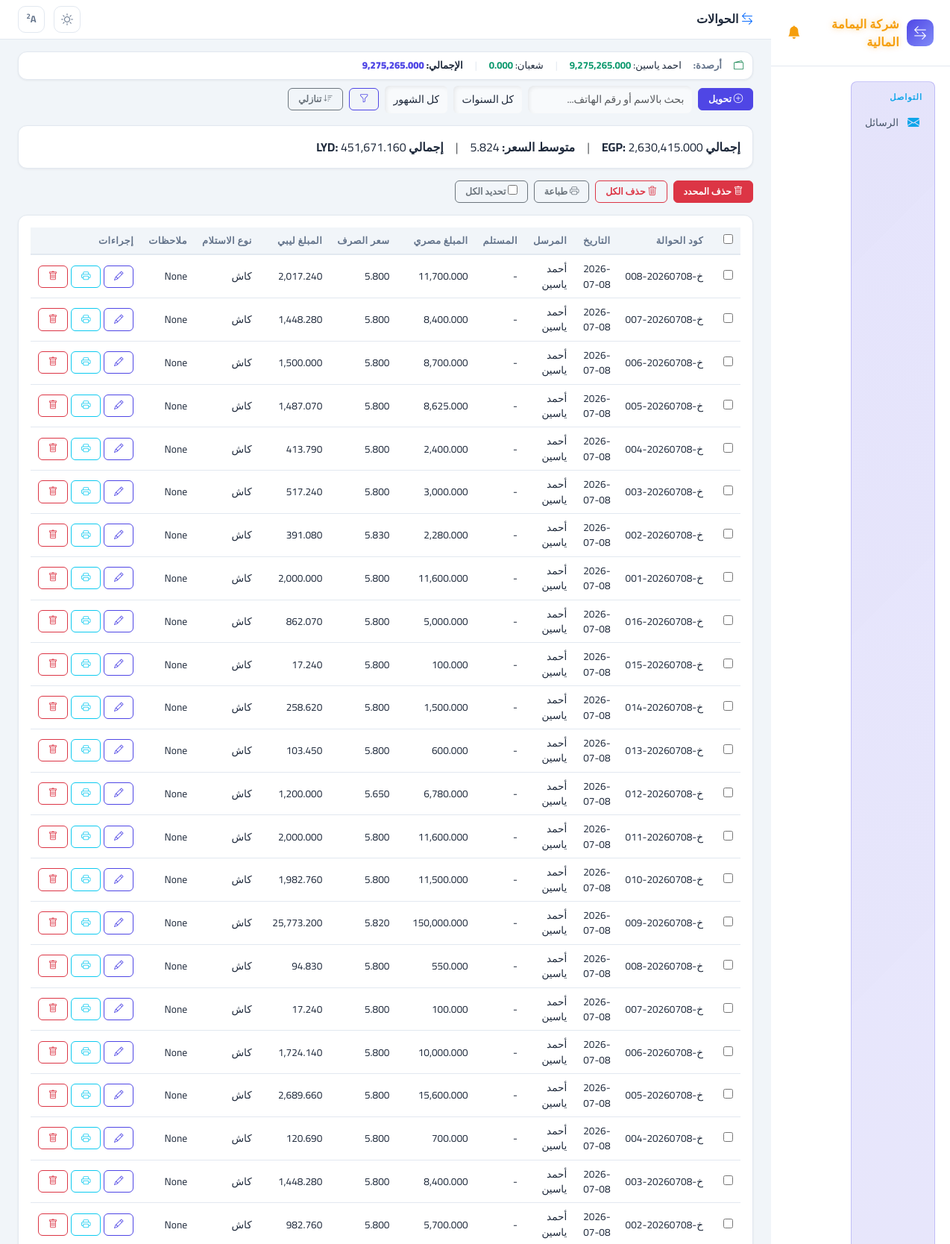
Screenshot of /transactions/ (upper part) with the database file from the repository.
### access_app/models.py (models this page shows, shortened)
class ClientBalance(models.Model):
    name = models.CharField(max_length=200, verbose_name="الاسم")
    phone = models.CharField(max_length=20, verbose_name="رقم الهاتف", blank=True, null=True)
    egp_balance = models.FloatField(verbose_name="الرصيد المصري", default=0)
    lyd_balance = models.FloatField(verbose_name="الرصيد الليبي", default=0)
    last_updated = models.DateTimeField(verbose_name="آخر تحديث", auto_now=True)
    class Meta:
        verbose_name = "رصيد عميل"
        verbose_name_plural = "أرصدة العملاء"

class Database(models.Model):
    transfered_amount = models.FloatField(verbose_name="المبلغ المحول", null=True, blank=True)
    date = models.DateField(verbose_name="التاريخ", null=True, blank=True)
    time = models.TimeField(verbose_name="الوقت", null=True, blank=True)
    office_name = models.ForeignKey(OfficeName, on_delete=models.SET_NULL, null=True, blank=True, verbose_name="اسم المكتب")
    order_number = models.CharField(max_length=200, verbose_name="رقم الطلب", null=True, blank=True)
    order_type = models.ForeignKey(OrderType, on_delete=models.SET_NULL, null=True, blank=True, verbose_name="نوع الطلب")
    sender_name = models.CharField(max_length=200, verbose_name="اسم المرسل", null=True, blank=True)
    sender_tele = models.CharField(max_length=200, verbose_name="هاتف المرسل", null=True, blank=True)
    receiver_region = models.CharField(max_length=200, verbose_name="منطقة المستلم", null=True, blank=True)
    transfer_type = models.ForeignKey(TransferType, on_delete=models.SET_NULL, null=True, blank=True, verbose_name="نوع التحويل")
    transfer_amount = models.FloatField(verbose_name="مبلغ التحويل", null=True, blank=True)
    exchange_rate = models.FloatField(verbose_name="سعر الصرف", null=True, blank=True)
    remarks = models.TextField(verbose_name="ملاحظات", null=True, blank=True)
    receiver_name = models.CharField(max_length=200, verbose_name="اسم المستلم", null=True, blank=True)
    receiver_tele = models.CharField(max_length=200, verbose_name="هاتف المستلم", null=True, blank=True)
    from_source = models.ForeignKey(FromSource, on_delete=models.SET_NULL, null=True, blank=True, verbose_name="من")
    class Meta:
        verbose_name = "عملية"
        verbose_name_plural = "العمليات"

class TransferType(models.Model):
    Transfer_type = models.CharField(max_length=200, verbose_name="نوع التحويل")
    class Meta:
        verbose_name = "نوع تحويل"
        verbose_name_plural = "أنواع التحويل"

### access_app/views.py (the view, shortened to what this page needs)
# urls.py: path('transactions/', views.transactions, name='transactions'),
def transactions(request):
    order = request.GET.get("order", "desc")
    order_field = "-id" if order == "desc" else "id"
    qs = Database.objects.select_related("from_source", "office_name", "order_type", "transfer_type").all().order_by(order_field)
    q = request.GET.get("q", "").strip()
    date_from = request.GET.get("date_from", "").strip()
    date_to = request.GET.get("date_to", "").strip()
    year = request.GET.get("year", "").strip()
    month = request.GET.get("month", "").strip()
    if date_from:
        qs = qs.filter(date__gte=date_from)
    if date_to:
        qs = qs.filter(date__lte=date_to)
    if year:
        qs = qs.filter(date__year=year)
    if month:
        qs = qs.filter(date__month=month)
    agg = qs.aggregate(
        total_egp=Sum("transfered_amount"),
        total_lyd=Sum("transfer_amount"),
    )
    total_egp_val = agg["total_egp"] or 0
    total_lyd_val = agg["total_lyd"] or 0
    avg_rate = round(total_egp_val / total_lyd_val, 3) if total_lyd_val else 0
    clients, total_egp_clients = _get_clients_with_remaining()
    return render(request, "transactions_list.html", {
        "title": "الحوالات",
        "transactions": qs[:500],
        "q": q,
        "date_from": date_from,
        "date_to": date_to,
        "selected_year": year,
        "selected_month": month,
        "total_egp": total_egp_val,
        "total_lyd": total_lyd_val,
        "avg_rate": avg_rate,
        "clients": clients,
        "total_egp_clients": total_egp_clients,
        "order": order,
    })

### access_app/context_processors.py (called while the page is built, shortened)
def carryover_reminder(request):
    now = datetime.now()
    prev_year = now.year - 1 if now.month == 1 else now.year
    prev_month = 12 if now.month == 1 else now.month - 1
    dismissed = request.session.get("carryover_reminder_dismissed")
    if dismissed == f"{prev_year}-{prev_month}":
        return {"carryover_reminder": None}
    clients = ClientBalance.objects.all().order_by("name")
    warning_clients = []
    for client in clients:
        has_data = Capital.objects.filter(
            client=client, date__year=prev_year, date__month=prev_month
        ).exists()
        if not has_data:
            continue
    if not warning_clients:
        return {"carryover_reminder": None}

def current_user_processor(request):
    user_id = request.session.get("user_id")
    if user_id:
        try:
            user = SystemUser.objects.get(id=user_id)
            return {"current_user": user}
        except SystemUser.DoesNotExist:
            pass
    return {"current_user": None}

def maintenance_processor(request):
    from .models import SystemSetting
    setting = SystemSetting.get()
    return {"maintenance_mode": setting.maintenance_mode, "maintenance_message": setting.maintenance_message}

def import_alerts_processor(request):
    unread = ImportAlert.objects.filter(is_read=False).count()
    return {"import_alerts_unread": unread}

### access_app/models.py (called while the page is built)
    @classmethod
    def get(cls):
        obj, _ = cls.objects.get_or_create(id=1)
        return obj

### access_app/templatetags/app_tags.py (called while the page is built)
@register.filter(name="fmt")
def fmt_amount(value):
    try:
        return f"{float(value):,.3f}"
    except (ValueError, TypeError):
        return value or "-"

@register.filter(name="split")
def split_filter(value, sep=","):
    if not value:
        return []
    return str(value).split(sep)

### access_app/templates/transactions_list.html (shortened to what this page needs)
{% extends "base.html" %}
{% load app_tags %}
{% block page_title %}<i class="bi bi-arrow-left-right text-primary"></i> الحوالات{% endblock %}
{% block content %}
{% if clients %}
<div class="stat-card p-2 mb-2" style="padding:8px 12px !important;">
    <div class="d-flex align-items-center gap-3 flex-wrap" style="font-size:0.82rem;">
        <i class="bi bi-wallet2 text-success"></i>
        <span style="font-weight:700;color:var(--text-muted);">أرصدة:</span>
        {% for c in clients %}
        <span style="white-space:nowrap;">{{ c.name }}: <strong style="color:{% if c.remaining_egp < 0 %}var(--danger){% else %}var(--success){% endif %};">{{ c.remaining_egp|fmt }}</strong></span>
        {% if not forloop.last %}<span style="color:var(--card-border);">|</span>{% endif %}
        {% endfor %}
        <span style="color:var(--card-border);">|</span>
        <span style="white-space:nowrap;font-weight:800;">الإجمالي: <strong style="color:var(--primary);">{{ total_egp_clients|fmt }}</strong></span>
    </div>
</div>
{% endif %}
<div class="d-flex align-items-center gap-2 mb-3 flex-wrap">
    <a href="{% url 'add_transaction' %}" class="btn btn-primary btn-sm"><i class="bi bi-plus-circle"></i> تحويل</a>
    <form method="get" class="d-flex gap-2 align-items-center">
        <input type="text" name="q" value="{{ q }}" class="form-control form-control-sm" placeholder="بحث بالاسم أو رقم الهاتف..." style="width:220px;border-radius:8px;">
        <select name="year" class="form-select form-select-sm" style="width:auto;">
            <option value="">كل السنوات</option>
        </select>
        <select name="month" class="form-select form-select-sm" style="width:auto;">
            <option value="">كل الشهور</option>
        </select>
        <button type="submit" class="btn btn-outline-primary btn-sm"><i class="bi bi-funnel"></i></button>
    </form>
    <button type="button" class="btn btn-outline-secondary btn-sm" onclick="toggleSort()">
        <i class="bi bi-sort-{% if order == 'desc' %}down{% else %}up{% endif %}"></i>
        {% if order == 'desc' %}تنازلي{% else %}تصاعدي{% endif %}
    </button>
</div>
<div class="stat-card p-3 mb-3">
    <div class="d-flex gap-3 flex-wrap">
        <span><strong>إجمالي EGP:</strong> {{ total_egp|fmt }}</span>
        <span class="text-muted">|</span>
        <span><strong>متوسط السعر:</strong> {{ avg_rate|floatformat:"-3u" }}</span>
        <span class="text-muted">|</span>
        <span><strong>إجمالي LYD:</strong> {{ total_lyd|fmt }}</span>
    </div>
</div>
<form id="bulkForm" method="post" action="{% url 'bulk_delete_transactions' %}">
    <div class="d-flex gap-2 mb-3 flex-wrap">
        <button type="button" class="btn btn-danger btn-sm" onclick="deleteSelected()"><i class="bi bi-trash"></i> حذف المحدد</button>
        <button type="button" class="btn btn-outline-danger btn-sm" onclick="clearAll()"><i class="bi bi-trash3"></i> حذف الكل</button>
        <button type="button" class="btn btn-outline-secondary btn-sm" onclick="printPage()"><i class="bi bi-printer"></i> طباعة</button>
        <label class="btn btn-outline-secondary btn-sm" style="cursor:pointer;">
            <input type="checkbox" id="selectAll" onchange="toggleAll(this)"> تحديد الكل
        </label>
    </div>
    <div class="stat-card p-3">
        <div class="table-responsive">
            <table class="table-app">
                <thead>
                    <tr>
                        <th style="width:40px;"><input type="checkbox" id="selectAllTh" onchange="toggleAll(this)"></th>
                        <th>كود الحوالة</th>
                        <th>التاريخ</th>
                        <th>المرسل</th>
                        <th>المستلم</th>
                        <th>المبلغ مصري</th>
                        <th>سعر الصرف</th>
                        <th>المبلغ ليبي</th>
                        <th>نوع الاستلام</th>
                        <th>ملاحظات</th>
                        <th>إجراءات</th>
                    </tr>
                </thead>
                <tbody>
                    {% for t in transactions %}
                    <tr>
                        <td><input type="checkbox" name="ids" value="{{ t.id }}" class="row-check"></td>
                        <td>{{ t.order_number|default:t.id }}</td>
                        <td>{{ t.date|date:"Y-m-d" }}</td>
                        <td>{{ t.sender_name|default:"-" }}</td>
                        <td>{{ t.receiver_name|default:"-" }}</td>
                        <td>{{ t.transfered_amount|fmt }}</td>
                        <td>{{ t.exchange_rate|floatformat:"-3u" }}</td>
                        <td>{{ t.transfer_amount|fmt }}</td>
                        <td>{{ t.transfer_type.Transfer_type|default:"-" }}</td>
                        <td>{{ t.remarks|truncatechars:30|default:"" }}</td>
                        <td>
                            <div class="d-flex gap-1">
                                <a href="{% url 'edit_transaction' t.id %}" class="btn btn-outline-primary btn-sm"><i class="bi bi-pencil"></i></a>
                                <a href="{% url 'transaction_receipt' t.id %}" class="btn btn-outline-info btn-sm" target="_blank"><i class="bi bi-printer"></i></a>
                                <a href="{% url 'delete_transaction' t.id %}" class="btn btn-outline-danger btn-sm" onclick="return confirm('حذف هذه الحوالة؟')"><i class="bi bi-trash"></i></a>
                            </div>
                        </td>
                    </tr>
                    {% empty %}
                    <tr><td colspan="11" class="text-center text-muted">لا توجد حوالات</td></tr>
                    {% endfor %}
                </tbody>
            </table>
        </div>
    </div>
</form>
{% endblock %}

### access_app/templates/base.html (shortened to what this page needs)
<!DOCTYPE html>
<html lang="ar" dir="rtl">
<head>
    <link href="https://cdn.jsdelivr.net/npm/bootstrap@5.3.0/dist/css/bootstrap.min.css" rel="stylesheet">
    <link href="https://cdn.jsdelivr.net/npm/bootstrap-icons@1.11.0/font/bootstrap-icons.css" rel="stylesheet">
</head>
<body>
    <div class="app-layout">
        <div class="sidebar" id="sidebar">
            <div class="brand">
                <div class="logo"><i class="bi bi-arrow-left-right"></i></div>
                <span>شركة اليمامة المالية</span>
                <div style="margin-right:auto;position:relative;cursor:pointer" onclick="window.location.href='{% url 'messages_inbox' %}'" title="الرسائل">
                    <i class="bi bi-bell-fill" style="font-size:1.1rem;color:#f59e0b;animation:none" id="bellIcon"></i>
                </div>
            </div>
            <div class="nav">
                <div class="sec-box" style="margin-top:8px">
                    <div class="nav-section" style="color:#0ea5e9;padding:4px 8px 6px;">التواصل</div>
                    <a href="{% url 'messages_inbox' %}" class="nav-item" style="padding:7px 10px;{% if '/messages/' in request.path %}background:var(--sidebar-active);color:#fff;{% endif %}">
                        <i class="bi bi-envelope-fill" style="color:#0ea5e9;"></i> الرسائل
                    </a>
                </div>
            </div>
        </div>
        <div class="main-area">
            <div class="topbar">
                <div class="page-title">
                    <h4>{% block page_title %}{% endblock %}</h4>
                </div>
                <div class="topbar-actions">
                    <div class="btn-icon" data-action="toggleTheme" title="السمات اللونية"><i class="bi bi-palette" id="themeIcon"></i></div>
                    <div class="btn-icon" data-action="toggleFontSize" title="حجم الخط" style="font-weight:700;font-size:0.8rem;"><span id="fontIcon">A</span><sup id="fontSizeLabel" style="font-size:0.6rem;">1</sup></div>
                </div>
            </div>
            <div class="page-content">
                {% block content %}{% endblock %}
            </div>
        </div>
    </div>
</body>
</html>

### access_app/templates/transactions_list.html (style rules this page uses)
.table-app { font-size: 0.85rem !important; }
.table-app thead th { font-size: 0.8rem !important; padding: 8px 10px !important; }
.table-app tbody td { padding: 8px 10px !important; }

### rows the page displays
ClientBalance: name "احمد ياسين", remaining_egp|fmt "9,275,265.000"
ClientBalance: name "شعبان", remaining_egp|fmt "0.000"
Database: order_number "خ-20260708-008", date "2026-07-08", sender_name "أحمد ياسين", receiver_name "-", transfered_amount|fmt "11,700.000", exchange_rate "5.800", transfer_amount|fmt "2,017.240", transfer_type.Transfer_type "كاش", remarks "None"
Database: order_number "خ-20260708-007", date "2026-07-08", sender_name "أحمد ياسين", receiver_name "-", transfered_amount|fmt "8,400.000", exchange_rate "5.800", transfer_amount|fmt "1,448.280", transfer_type.Transfer_type "كاش", remarks "None"
Database: order_number "خ-20260708-006", date "2026-07-08", sender_name "أحمد ياسين", receiver_name "-", transfered_amount|fmt "8,700.000", exchange_rate "5.800", transfer_amount|fmt "1,500.000", transfer_type.Transfer_type "كاش", remarks "None"
Database: order_number "خ-20260708-005", date "2026-07-08", sender_name "أحمد ياسين", receiver_name "-", transfered_amount|fmt "8,625.000", exchange_rate "5.800", transfer_amount|fmt "1,487.070", transfer_type.Transfer_type "كاش", remarks "None"
Database: order_number "خ-20260708-004", date "2026-07-08", sender_name "أحمد ياسين", receiver_name "-", transfered_amount|fmt "2,400.000", exchange_rate "5.800", transfer_amount|fmt "413.790", transfer_type.Transfer_type "كاش", remarks "None"
Database: order_number "خ-20260708-003", date "2026-07-08", sender_name "أحمد ياسين", receiver_name "-", transfered_amount|fmt "3,000.000", exchange_rate "5.800", transfer_amount|fmt "517.240", transfer_type.Transfer_type "كاش", remarks "None"
Database: order_number "خ-20260708-002", date "2026-07-08", sender_name "أحمد ياسين", receiver_name "-", transfered_amount|fmt "2,280.000", exchange_rate "5.830", transfer_amount|fmt "391.080", transfer_type.Transfer_type "كاش", remarks "None"
Database: order_number "خ-20260708-001", date "2026-07-08", sender_name "أحمد ياسين", receiver_name "-", transfered_amount|fmt "11,600.000", exchange_rate "5.800", transfer_amount|fmt "2,000.000", transfer_type.Transfer_type "كاش", remarks "None"
Database: order_number "خ-20260708-016", date "2026-07-08", sender_name "أحمد ياسين", receiver_name "-", transfered_amount|fmt "5,000.000", exchange_rate "5.800", transfer_amount|fmt "862.070", transfer_type.Transfer_type "كاش", remarks "None"
Database: order_number "خ-20260708-015", date "2026-07-08", sender_name "أحمد ياسين", receiver_name "-", transfered_amount|fmt "100.000", exchange_rate "5.800", transfer_amount|fmt "17.240", transfer_type.Transfer_type "كاش", remarks "None"
Database: order_number "خ-20260708-014", date "2026-07-08", sender_name "أحمد ياسين", receiver_name "-", transfered_amount|fmt "1,500.000", exchange_rate "5.800", transfer_amount|fmt "258.620", transfer_type.Transfer_type "كاش", remarks "None"
Database: order_number "خ-20260708-013", date "2026-07-08", sender_name "أحمد ياسين", receiver_name "-", transfered_amount|fmt "600.000", exchange_rate "5.800", transfer_amount|fmt "103.450", transfer_type.Transfer_type "كاش", remarks "None"
Database: order_number "خ-20260708-012", date "2026-07-08", sender_name "أحمد ياسين", receiver_name "-", transfered_amount|fmt "6,780.000", exchange_rate "5.650", transfer_amount|fmt "1,200.000", transfer_type.Transfer_type "كاش", remarks "None"
Database: order_number "خ-20260708-011", date "2026-07-08", sender_name "أحمد ياسين", receiver_name "-", transfered_amount|fmt "11,600.000", exchange_rate "5.800", transfer_amount|fmt "2,000.000", transfer_type.Transfer_type "كاش", remarks "None"
Database: order_number "خ-20260708-010", date "2026-07-08", sender_name "أحمد ياسين", receiver_name "-", transfered_amount|fmt "11,500.000", exchange_rate "5.800", transfer_amount|fmt "1,982.760", transfer_type.Transfer_type "كاش", remarks "None"
Database: order_number "خ-20260708-009", date "2026-07-08", sender_name "أحمد ياسين", receiver_name "-", transfered_amount|fmt "150,000.000", exchange_rate "5.820", transfer_amount|fmt "25,773.200", transfer_type.Transfer_type "كاش", remarks "None"
Database: order_number "خ-20260708-008", date "2026-07-08", sender_name "أحمد ياسين", receiver_name "-", transfered_amount|fmt "550.000", exchange_rate "5.800", transfer_amount|fmt "94.830", transfer_type.Transfer_type "كاش", remarks "None"
Database: order_number "خ-20260708-007", date "2026-07-08", sender_name "أحمد ياسين", receiver_name "-", transfered_amount|fmt "100.000", exchange_rate "5.800", transfer_amount|fmt "17.240", transfer_type.Transfer_type "كاش", remarks "None"
Database: order_number "خ-20260708-006", date "2026-07-08", sender_name "أحمد ياسين", receiver_name "-", transfered_amount|fmt "10,000.000", exchange_rate "5.800", transfer_amount|fmt "1,724.140", transfer_type.Transfer_type "كاش", remarks "None"
Database: order_number "خ-20260708-005", date "2026-07-08", sender_name "أحمد ياسين", receiver_name "-", transfered_amount|fmt "15,600.000", exchange_rate "5.800", transfer_amount|fmt "2,689.660", transfer_type.Transfer_type "كاش", remarks "None"
Database: order_number "خ-20260708-004", date "2026-07-08", sender_name "أحمد ياسين", receiver_name "-", transfered_amount|fmt "700.000", exchange_rate "5.800", transfer_amount|fmt "120.690", transfer_type.Transfer_type "كاش", remarks "None"
Database: order_number "خ-20260708-003", date "2026-07-08", sender_name "أحمد ياسين", receiver_name "-", transfered_amount|fmt "8,400.000", exchange_rate "5.800", transfer_amount|fmt "1,448.280", transfer_type.Transfer_type "كاش", remarks "None"
Database: order_number "خ-20260708-002", date "2026-07-08", sender_name "أحمد ياسين", receiver_name "-", transfered_amount|fmt "5,700.000", exchange_rate "5.800", transfer_amount|fmt "982.760", transfer_type.Transfer_type "كاش", remarks "None"

### other values shown
{{ total_egp_clients|fmt }} "9,275,265.000"
{{ total_egp|fmt }} "2,630,415.000"
{{ avg_rate|floatformat:"-3u" }} "5.824"
{{ total_lyd|fmt }} "451,671.160"
